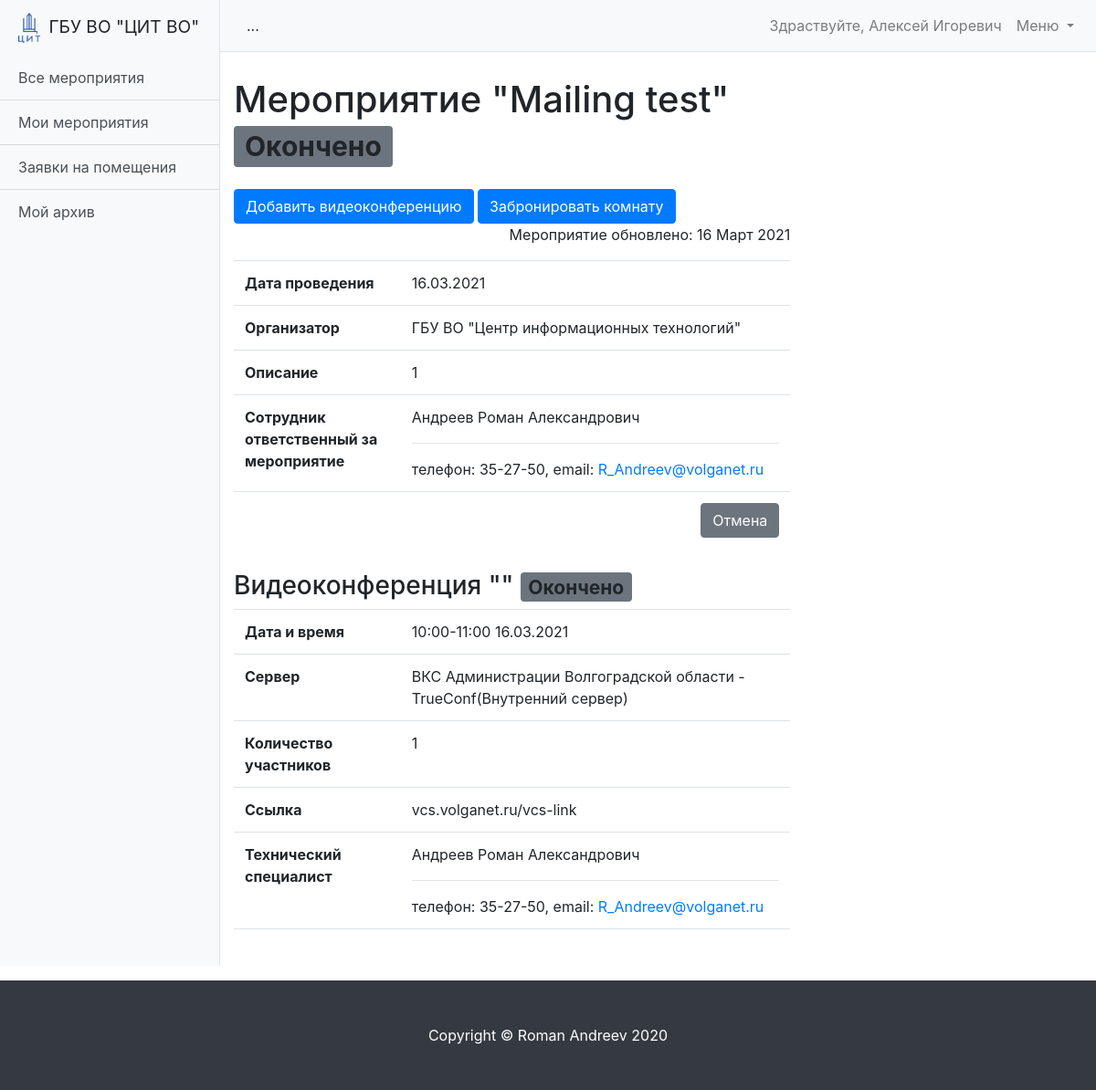
Page /schedule/event/36 (signed in) on the earlier database version.
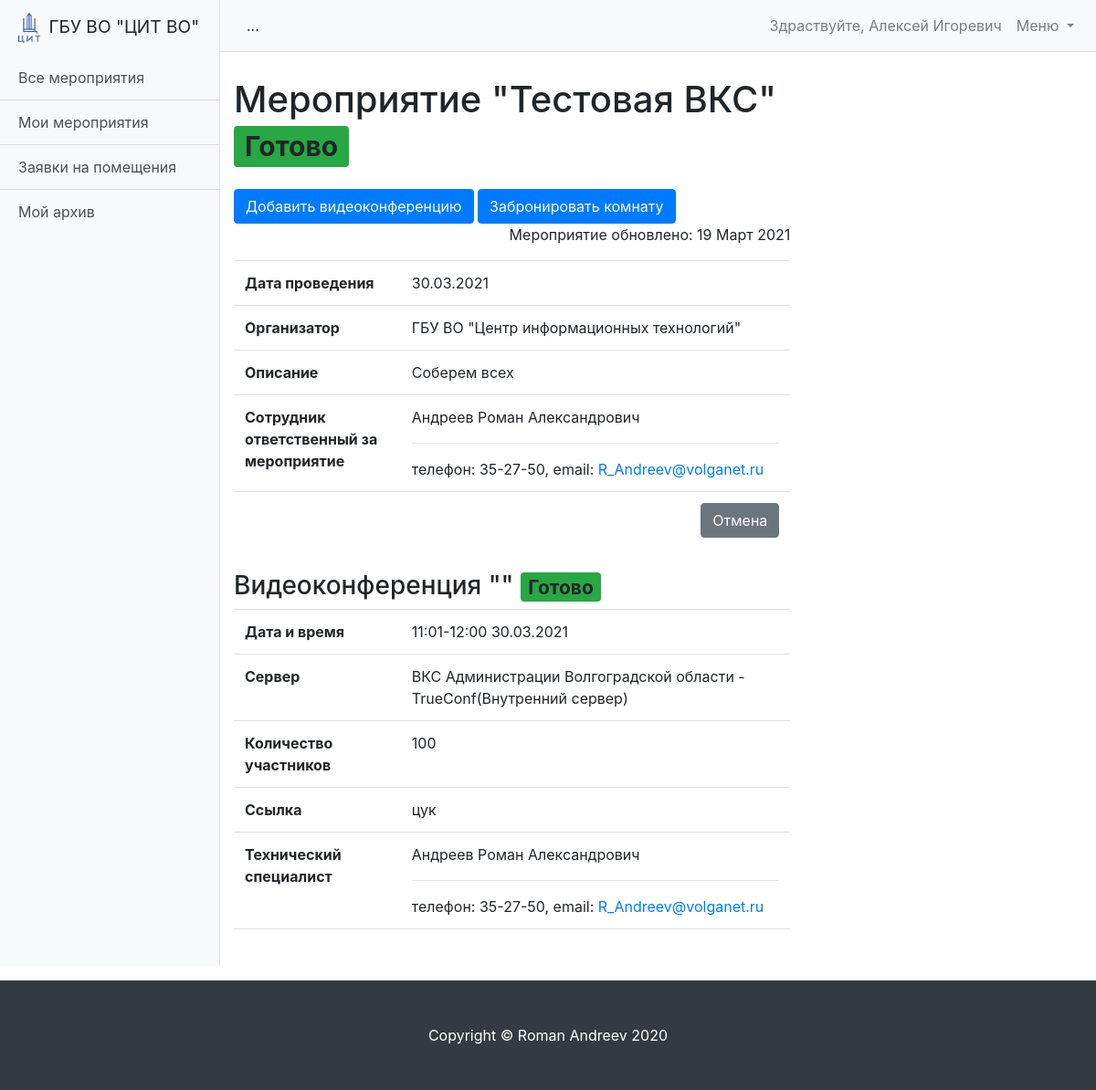
Same page on the later database version.
### schedule/models.py (models this page shows, shortened)
class User(AbstractUser):
    is_operator = models.BooleanField(default=False, verbose_name='Опертор')
    is_assistant = models.BooleanField(default=False, verbose_name='Ассистент')
    organization = models.ForeignKey('Organization', verbose_name='Организация', on_delete=models.SET_NULL,
                                     null=True, blank=True)
    subscribe_mail = models.BooleanField(verbose_name='Подписка на почтовую рассылку', default=False)
    telegram = models.CharField(max_length=10, verbose_name='Телеграм чат-id', null=True, blank=True)
    subscribe_telegram = models.BooleanField(verbose_name='Подписка на рассылку в телеграм', default=False)
    phone = models.CharField(max_length=100, verbose_name='Телефон', null=True, blank=True)
    def __str__(self):
        return f'{self.last_name} {self.first_name}'

class Event(models.Model):
    MESSAGES = {
        'create': 'Мероприятие создано!',
        'update': 'Мероприятие изменено!',
        'delete': 'Мероприятие удалено!'
    }
    STATUS_DRAFT = 'draft'
    STATUS_WAIT = 'wait'
    STATUS_READY = 'ready'
    STATUS_REJECTION = 'rejection'
    STATUS_COMPLETED = 'completed'
    STATUS_CHOICES = (
        (STATUS_DRAFT, 'Черновик'),
        (STATUS_WAIT, 'Ожидание'),
        (STATUS_READY, 'Готово'),
        (STATUS_REJECTION, 'Отказ'),
        (STATUS_COMPLETED, 'Окончено')
    )
    name = models.CharField(max_length=255, verbose_name='Название мероприятия')
    description = models.TextField(verbose_name='Описание')
    organization = models.ForeignKey('Organization', verbose_name='Организация', on_delete=models.CASCADE)  # Возможно избыточно
    owner = models.ForeignKey('User', verbose_name='Владелец', on_delete=models.CASCADE)
    date_start = models.DateField(verbose_name='Дата начала мероприятия', null=True, blank=True)
    date_end = models.DateField(verbose_name='Дата окончания мероприятия', null=True, blank=True)
    created_at = models.DateTimeField(auto_now=True)
    status = models.CharField(
        max_length=100,
        verbose_name='Статус мероприятия',
        choices=STATUS_CHOICES,
        default=STATUS_DRAFT
    )
    def __str__(self):
        return f'Мероприятие "{self.name}" дата: {self.date_start}-{self.date_end}'
    class Meta:
        ordering = ['date_start']
        verbose_name = 'Мероприятие'
        verbose_name_plural = 'Мероприятия'

class Organization(models.Model):
    name = models.CharField(max_length=255, verbose_name='Название организации')
    room = models.ManyToManyField('Room', verbose_name='Доступные помещения', related_name='related_room')
    created_at = models.DateTimeField(auto_now=True)
    def __str__(self):
        return self.name
    class Meta:
        ordering = ['name']
        verbose_name = 'Организация'
        verbose_name_plural = 'Организации'

class Conference(models.Model):
    MESSAGES = {
        'create': 'Видеоконференция создана!',
        'update': 'Видеоконференция изменена!',
        'approve': 'Видеоконференция обработана!',
        'delete': 'Видеоконференция удалена!'
    }
    STATUS_WAIT = 'wait'
    STATUS_READY = 'ready'
    STATUS_REJECTION = 'rejection'
    STATUS_COMPLETED = 'completed'
    STATUS_CHOICES = (
        (STATUS_WAIT, 'Ожидание'),
        (STATUS_READY, 'Готово'),
        (STATUS_REJECTION, 'Отказ'),
        (STATUS_COMPLETED, 'Окончено')
    )
    event = models.ForeignKey('Event', verbose_name='Мероприятие', on_delete=models.CASCADE)
    server = models.ForeignKey('Server', verbose_name='Сервер', on_delete=models.CASCADE)
    owner = models.ForeignKey('User', verbose_name='Владелец', on_delete=models.CASCADE,
                              related_name='conference_owner')
    operator = models.ForeignKey('User', verbose_name='Оператор', on_delete=models.CASCADE,
                                 related_name='conference_operator', null=True, blank=True)
    description = models.TextField(verbose_name='Описание', null=True, blank=True)
    file = models.FileField(upload_to='uploads/%Y/%m/%d/', verbose_name='Файл', null=True, blank=True)
    quota = models.PositiveSmallIntegerField(verbose_name='Количество участников', null=True, blank=True)
    link = models.CharField(max_length=255, verbose_name='Ссылка', null=True, blank=True)
    date = models.DateField(verbose_name='Дата проведения')
    time_start = models.TimeField(verbose_name='Время начала')
    time_end = models.TimeField(verbose_name='Время окончания')
    created_at = models.DateTimeField(auto_now=True)
    status = models.CharField(
        max_length=100,
        verbose_name='Статус видеоконференции',
        choices=STATUS_CHOICES,
        default=STATUS_WAIT
    )
    comment = models.TextField(verbose_name='Комментарий', null=True, blank=True)
    def __str__(self):
        return f'Конференция на "{self.server}" запланирована на {self.date} с {self.time_start} по {self.time_end}'
    class Meta:
        ordering = ['date', 'time_start']
        verbose_name = 'Конференция'
        verbose_name_plural = 'Конференции'

class Server(models.Model):
    SERVER_TYPE_EXTERNAL = 'external'
    SERVER_TYPE_LOCAL = 'local'
    SERVER_TYPE_CHOICES = (
        (SERVER_TYPE_EXTERNAL, 'Внешний сервер'),
        (SERVER_TYPE_LOCAL, 'Внутренний сервер')
    )
    name = models.CharField(max_length=255, verbose_name='Название сервера')
    application = models.ForeignKey('Application', verbose_name='Приложение', on_delete=models.CASCADE)
    server_address = models.CharField(max_length=50, verbose_name='Адрес сервера', null=True, blank=True)
    quota = models.PositiveSmallIntegerField(verbose_name='Количество лицензий')
    operators = models.ManyToManyField('User', verbose_name='Операторы')
    created_at = models.DateTimeField(auto_now=True)
    server_type = models.CharField(
        max_length=100,
        verbose_name='Тип сервера',
        choices=SERVER_TYPE_CHOICES,
        default=SERVER_TYPE_LOCAL
    )
    def __str__(self):
        if self.application:
            return f'{self.name } - {self.application}'
        return self.name
    class Meta:
        ordering = ['name']
        verbose_name = 'Сервер'
        verbose_name_plural = 'Сервера'

class Application(models.Model):
    name = models.CharField(max_length=255, verbose_name='Название приложения')
    created_at = models.DateTimeField(auto_now=True)
    def __str__(self):
        return self.name
    class Meta:
        ordering = ['name']
        verbose_name = 'Приложение'
        verbose_name_plural = 'Приложения'

### schedule/views/event.py (the view)
# urls.py: path('event/<int:pk>', EventDetailView.as_view(), name='event_detail'),
class EventDetailView(LoginRequiredMixin, HelpMixin, DetailView):
    model = Event
    def get_context_data(self, **kwargs):
        context = super().get_context_data(**kwargs)
        context['conferences'] = Conference.objects.filter(event=self.object)
        context['bookings'] = Booking.objects.filter(event=self.object)
        return context

### schedule/templatetags/custom_filter.py (called while the page is built)
@register.filter
def get_postfix(status):
    return status_postfix_css_class.get(status)

### schedule/views/mixins.py (called while the page is built)
    def get_url_pattern(self):
        print(dir(self.request))
        print(self.request.path.strip())
        url_parts = re.sub(r'\d+', '*.*', self.request.path)
        print(url_parts)
        return re.sub(r'\d+', '*.*', self.request.path) + ';'

    def get_context_data(self, **kwargs):
        context = super().get_context_data(**kwargs)
        context['help'] = Page.objects.filter(urls__icontains=self.get_url_pattern()).first()
        return context

### schedule/templates/schedule/event_detail.html (shortened to what this page needs)
{% extends 'schedule/base.html' %}
{% load custom_filter %}
{% block data %}
<h1 class="mt-4" >Мероприятие "{{ event.name }}"
<span class="badge bg-{{ event.status|get_postfix }}">{{ event.get_status_display  }}</span>
</h1>
<div class="mt-4">
  <a class="btn btn-primary" href="{% url 'conference_create' pk=event.pk %}" role="button">Добавить видеоконференцию</a>
  <a class="btn btn-primary" href="{% url 'booking_create' pk=event.pk %}" role="button">Забронировать комнату</a>
</div>
<p class="text text-right">Мероприятие обновлено: {{ event.created_at|date:"d F Y" }}</p>
<table class="table">
  <tbody>
  <tr>
    <th width="30%">Дата проведения</th>
    <td>
      {% if event.date_start == event.date_end %}{{ event.date_start|date:"d.m.Y" }}
      {% else %}{{ event.date_start|date:"d.m" }}-{{ event.date_end|date:"d.m.Y" }}
      {% endif %}
    </td>
  </tr>
  <tr>
    <th>Организатор</th>
    <td>{{ event.organization }}</td>
  </tr>
  <tr>
    <th>Описание</th>
    <td>{{ event.description }}</td>
  </tr>
  <tr>
    <th>Сотрудник ответственный за мероприятие</th>
    <td>
      {{ event.owner }}<hr>
      телефон: {{ event.owner.phone }},
      email: <a href="mailto:{{ event.owner.email }}?subject={{ event }}">{{ event.owner.email }}</a>
    </td>
  </tr>
  <tr>
    <th></th>
    <td align="right">
      <a class="btn btn-secondary" href="{{ request.META.HTTP_REFERER }}" role="button">Отмена</a>
    </td>
  </tr>
  </tbody>
</table>
{% if conferences %}
{% for conference in conferences %}
<h3 class="mt-4">Видеоконференция "{{ conference.application }}"
  <span class="badge bg-{{ conference.status|get_postfix }}">{{ conference.get_status_display  }}</span>
</h3>
<table class="table">
  <tbody>
  <tr>
    <th width="30%">Дата и время</th>
    <td>{{ conference.time_start|date:"H:i" }}-{{ conference.time_end|date:"H:i" }} {{ conference.date|date:"d.m.Y" }}</td>
  </tr>
  <tr>
    <th>Сервер</th>
    <td>{{ conference.server }}({{ conference.server.get_server_type_display }})</td>
  </tr>
  <tr>
    <th>Количество участников</th>
    <td>{{ conference.quota|default_if_none:'' }}</td>
  </tr>
  <tr>
    <th>Ссылка</th>
    <td>{{ conference.link|default_if_none:'' }}</td>
  </tr>
  <tr>
    <th>Технический специалист</th>
    <td>
      {% if conference.operator %}
      {{ conference.operator }}<hr>
      телефон: {{ conference.operator.phone }},
      email: <a href="mailto:{{ conference.operator.email }}?subject={{ conference }}">{{ conference.operator.email }}</a>
      {% else %}
      Специалист еще не назначен
      {% endif %}
    </td>
  </tr>
  <tr>
    <th></th>
    <td align="right">
    </td>
  </tr>
  </tbody>
</table>
{% endfor %}
{% endif %}
{% endblock data %}

### schedule/templates/schedule/base.html (shortened to what this page needs)
{% extends "base.html" %}
{% load static %}
{% block content %}
<div class="row">
  <div class="col-8">
      {% block data %}
      {% endblock data %}
  </div>
  <div class="col p-3">
  </div>
</div>
{% endblock content %}

### templates/base.html (shortened to what this page needs)
<!DOCTYPE html>
<html lang="en">
{% load static %}
<head>
    <link href="{% static 'vendor/bootstrap/css/bootstrap.min.css' %}" rel="stylesheet">
    <link href=" {% static 'css/simple-sidebar.css' %}" rel="stylesheet">
</head>
<body>
<div class="d-flex" id="wrapper">
    {% block sidebar %}
    <div class="bg-light border-right" id="sidebar-wrapper">
        <div class="sidebar-heading">
            <img src="{% static 'image.png' %}" width="24" class="img-fluid mr-1" alt="...">
            ГБУ ВО "ЦИТ ВО"
        </div>
        <div class="list-group list-group-flush">
            {% block sidebar_link %}
            <a href="{% url 'event_list' %}" class="list-group-item list-group-item-action bg-light">Все мероприятия</a>
            <a href="{% url 'my_event_list' %}" class="list-group-item list-group-item-action bg-light">Мои мероприятия</a>
            {% if request.user.is_assistant %}
            <a href="{% url 'booking_list' %}" class="list-group-item list-group-item-action bg-light">Заявки на помещения</a>
            {% endif %}
            <a href="{% url 'event_archive' %}" class="list-group-item list-group-item-action bg-light">Мой архив</a>
            {% endblock sidebar_link %}
        </div>
    </div>
    <div id="page-content-wrapper">
        <nav class="navbar navbar-expand-lg navbar-light bg-light border-bottom">
            <button class="btn btn-light" id="menu-toggle">...</button>
            {% endblock sidebar %}
            <div class="collapse navbar-collapse" id="navbarSupportedContent">
                <ul class="navbar-nav ml-auto mt-2 mt-lg-0">
                    <li class="nav-item">
                        {% if request.user.is_authenticated %}
                        <a class="nav-link" href="{% url 'settings' %}">Здраствуйте, {{ request.user.first_name }}</a>
                        {% endif %}
                    </li>
                    <li class="nav-item dropdown">
                        <a class="nav-link dropdown-toggle" href="#" id="navbarDropdown" role="button" data-toggle="dropdown" aria-haspopup="true" aria-expanded="false">
                            Меню
                        </a>
                    </li>
                </ul>
            </div>
        </nav>
        <div class="container-fluid">
            <div >
                {% block content %}
                {% endblock content %}
            </div>
        </div>
    </div>
</div>
<footer class="py-5 bg-dark mt-3">
  <div class="container">
    <p class="m-0 text-center text-white">Copyright &copy; Roman Andreev 2020</p>
  </div>
</footer>
</body>
</html>

### static_dev/css/simple-sidebar.css (style rules this page uses)
#wrapper { overflow-x: hidden; }
#sidebar-wrapper { min-height: 100vh; margin-left: -15rem; -webkit-transition: margin .25s ease-out; -moz-transition: margin .25s ease-out; -o-transition: margin .25s ease-out; transition: margin .25s ease-out; }
#sidebar-wrapper .sidebar-heading { padding: 0.875rem 1.25rem; font-size: 1.2rem; }
#sidebar-wrapper .list-group { width: 15rem; }
#page-content-wrapper { min-width: 100vw; }
@media (min-width: 768px) { #sidebar-wrapper { margin-left: 0; } }
@media (min-width: 768px) { #page-content-wrapper { min-width: 0; width: 100%; } }

Differences in the rows shown:
removed Conference: status "Окончено", time_start "10:00", time_end "11:00", date "16.03.2021", server "ВКС Администрации Волгоградской области - TrueConf", server.server_type "Внутренний сервер", quota "1", link "vcs.volganet.ru/vcs-link", operator "Андреев Роман Александрович", operator.phone "35-27-50", operator.email "R_Andreev@volganet.ru"
changed Event "ГБУ ВО \"Центр информационных технологий\"": name "Mailing test" → "Тестовая ВКС"; status "Окончено" → "Готово"; created_at "16 Март 2021" → "19 Март 2021"; date_start "16.03.2021" → "30.03.2021"; description "1" → "Соберем всех"
added Conference: status "Готово", time_start "11:01", time_end "12:00", date "30.03.2021", server "ВКС Администрации Волгоградской области - TrueConf", server.server_type "Внутренний сервер", quota "100", link "цук", operator "Андреев Роман Александрович", operator.phone "35-27-50", operator.email "R_Andreev@volganet.ru"
